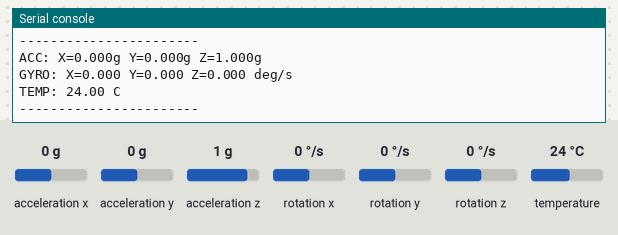
Bench run of a program on a simulated ESP32 board running MicroPython. Parts: the last lines printed to the serial console. The test bench sets the inputs (shaded band); at power-on: acceleration x 0 g, acceleration y 0 g, acceleration z 1 g, rotation x 0 °/s, rotation y 0 °/s, rotation z 0 °/s, temperature 24 °C.

Above: at 3.3 s.
3.4 s: acceleration x set to -1.4 g
4.9 s: acceleration y set to -1.4 g
6.4 s: acceleration z set to -1.4 g
7.9 s: rotation x set to -192 °/s
At 8.6 s:
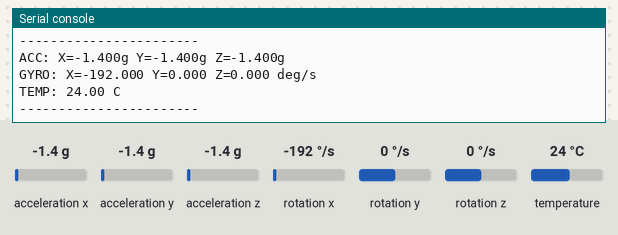
9.4 s: rotation y set to -192 °/s
At 10.1 s:
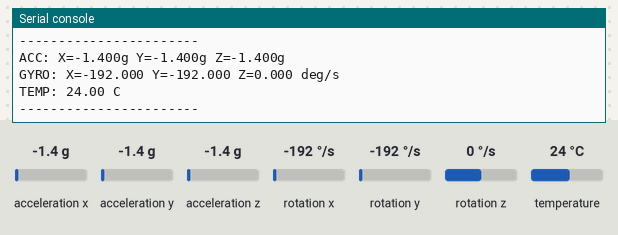

The program:

mpu6050_reader.py
```python
import time

from machine import I2C, Pin

MPU_ADDR = 0x68

i2c = I2C(
    0,
    scl=Pin(9),
    sda=Pin(8),
    freq=400000
)

gyro_offset_x = 0
gyro_offset_y = 0
gyro_offset_z = 0

acc_offset_x = 0
acc_offset_y = 0
acc_offset_z = 0

def write_reg(reg, value):
    i2c.writeto_mem(MPU_ADDR, reg, bytes([value]))

def read_word(reg):
    data = i2c.readfrom_mem(MPU_ADDR, reg, 2)
    value = (data[0] << 8) | data[1]

    if value >= 0x8000:
        value -= 65536

    return value

def init_mpu6050():
    # 唤醒 MPU6050
    write_reg(0x6B, 0x00)

    # 设置数字低通滤波器，减少抖动
    write_reg(0x1A, 0x03)

    # 加速度计量程 ±2g
    write_reg(0x1C, 0x00)

    # 陀螺仪量程 ±250 deg/s
    write_reg(0x1B, 0x00)

    time.sleep(0.2)

def read_raw_data():
    acc_x = read_word(0x3B)
    acc_y = read_word(0x3D)
    acc_z = read_word(0x3F)

    temp_raw = read_word(0x41)

    gyro_x = read_word(0x43)
    gyro_y = read_word(0x45)
    gyro_z = read_word(0x47)

    return acc_x, acc_y, acc_z, gyro_x, gyro_y, gyro_z, temp_raw

def calibrate_mpu6050(samples=300):
    global gyro_offset_x, gyro_offset_y, gyro_offset_z
    global acc_offset_x, acc_offset_y, acc_offset_z

    print("开始校准，请保持 MPU6050 静止并平放...")

    gx_sum = 0
    gy_sum = 0
    gz_sum = 0

    ax_sum = 0
    ay_sum = 0
    az_sum = 0

    for _ in range(samples):
        ax, ay, az, gx, gy, gz, temp_raw = read_raw_data()

        ax_sum += ax
        ay_sum += ay
        az_sum += az

        gx_sum += gx
        gy_sum += gy
        gz_sum += gz

        time.sleep(0.005)

    acc_offset_x = ax_sum / samples
    acc_offset_y = ay_sum / samples

    # 平放时 Z 轴应该约等于 1g，也就是 16384
    acc_offset_z = (az_sum / samples) - 16384

    gyro_offset_x = gx_sum / samples
    gyro_offset_y = gy_sum / samples
    gyro_offset_z = gz_sum / samples

    print("校准完成")
    print("Gyro offset:", gyro_offset_x, gyro_offset_y, gyro_offset_z)
    print("Acc offset:", acc_offset_x, acc_offset_y, acc_offset_z)

def read_mpu6050():
    ax_raw, ay_raw, az_raw, gx_raw, gy_raw, gz_raw, temp_raw = read_raw_data()

    # 减去校准偏移
    ax_raw -= acc_offset_x
    ay_raw -= acc_offset_y
    az_raw -= acc_offset_z

    gx_raw -= gyro_offset_x
    gy_raw -= gyro_offset_y
    gz_raw -= gyro_offset_z

    ax = ax_raw / 16384
    ay = ay_raw / 16384
    az = az_raw / 16384

    gx = gx_raw / 131
    gy = gy_raw / 131
    gz = gz_raw / 131

    temp = temp_raw / 340 + 36.53

    return ax, ay, az, gx, gy, gz, temp

devices = i2c.scan()
print("I2C devices:", devices)

if MPU_ADDR not in devices:
    print("未找到 MPU6050，请检查接线")
else:
    init_mpu6050()
    calibrate_mpu6050()

    while True:
        ax, ay, az, gx, gy, gz, temp = read_mpu6050()

        print(f"ACC: X={ax:.3f}g Y={ay:.3f}g Z={az:.3f}g")
        print(f"GYRO: X={gx:.3f} Y={gy:.3f} Z={gz:.3f} deg/s")
        print(f"TEMP: {temp:.2f} C")
        print("-----------------------")

        time.sleep(0.5)
```

Measured:
- after the input at 7.9 s, the serial console: prints a new line after 0.30 s (image 1)
- after the input at 9.4 s, the serial console: prints a new line after 0.31 s (image 2)
